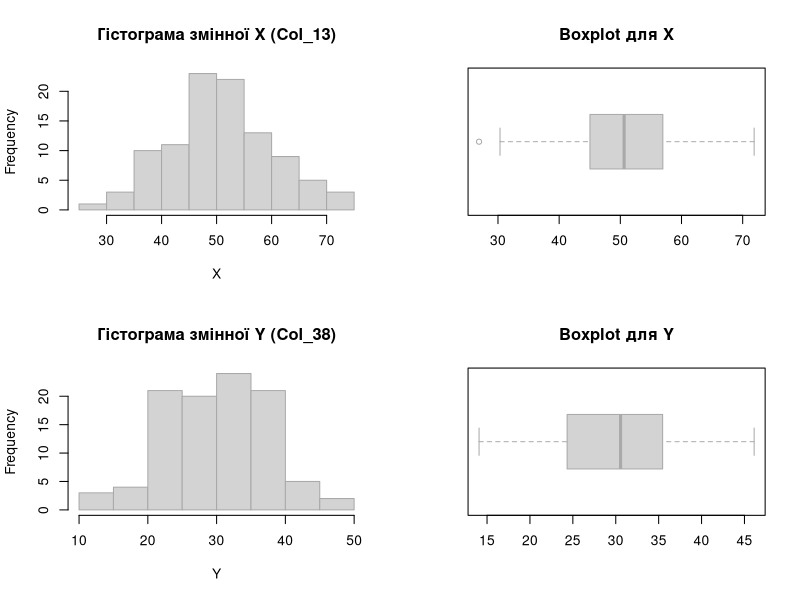
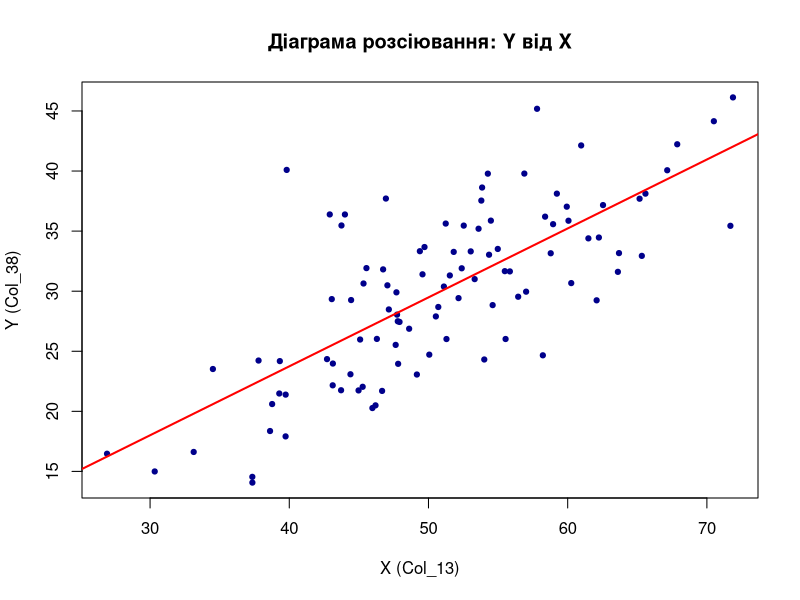

Write R code to recreate these figures, in order.
## ---- chunk 1
set.seed(123)

X <- rnorm(100, mean = 50, sd = 10)
Y <- 0.6 * X + rnorm(100, mean = 0, sd = 5)

length(X); length(Y)

summary(X)
summary(Y)
## ---- chunk 2
summary(X)
summary(Y)

mean_X <- mean(X, na.rm = TRUE)
mean_Y <- mean(Y, na.rm = TRUE)

var_X  <- var(X, na.rm = TRUE)
var_Y  <- var(Y, na.rm = TRUE)

sd_X   <- sd(X, na.rm = TRUE)
sd_Y   <- sd(Y, na.rm = TRUE)

mean_X; mean_Y
var_X; var_Y
sd_X; sd_Y
## ---- chunk 3
par(mfrow = c(2, 2))

hist(X,
     main = "Гістограма змінної X (Col_13)",
     xlab = "X",
     col  = "lightgray",
     border = "darkgray")

boxplot(X,
        main = "Boxplot для X",
        horizontal = TRUE,
        col = "lightgray",
        border = "darkgray")

hist(Y,
     main = "Гістограма змінної Y (Col_38)",
     xlab = "Y",
     col  = "lightgray",
     border = "darkgray")

boxplot(Y,
        main = "Boxplot для Y",
        horizontal = TRUE,
        col = "lightgray",
        border = "darkgray")

par(mfrow = c(1, 1))
## ---- chunk 4
plot(X, Y,
     main = "Діаграма розсіювання: Y від X",
     xlab = "X (Col_13)",
     ylab = "Y (Col_38)",
     pch  = 19,
     cex  = 0.7,
     col  = "darkblue")

model <- lm(Y ~ X)
abline(model, col = "red", lwd = 2)

cor_xy <- cor(X, Y, use = "complete.obs", method = "pearson")
cor_xy
